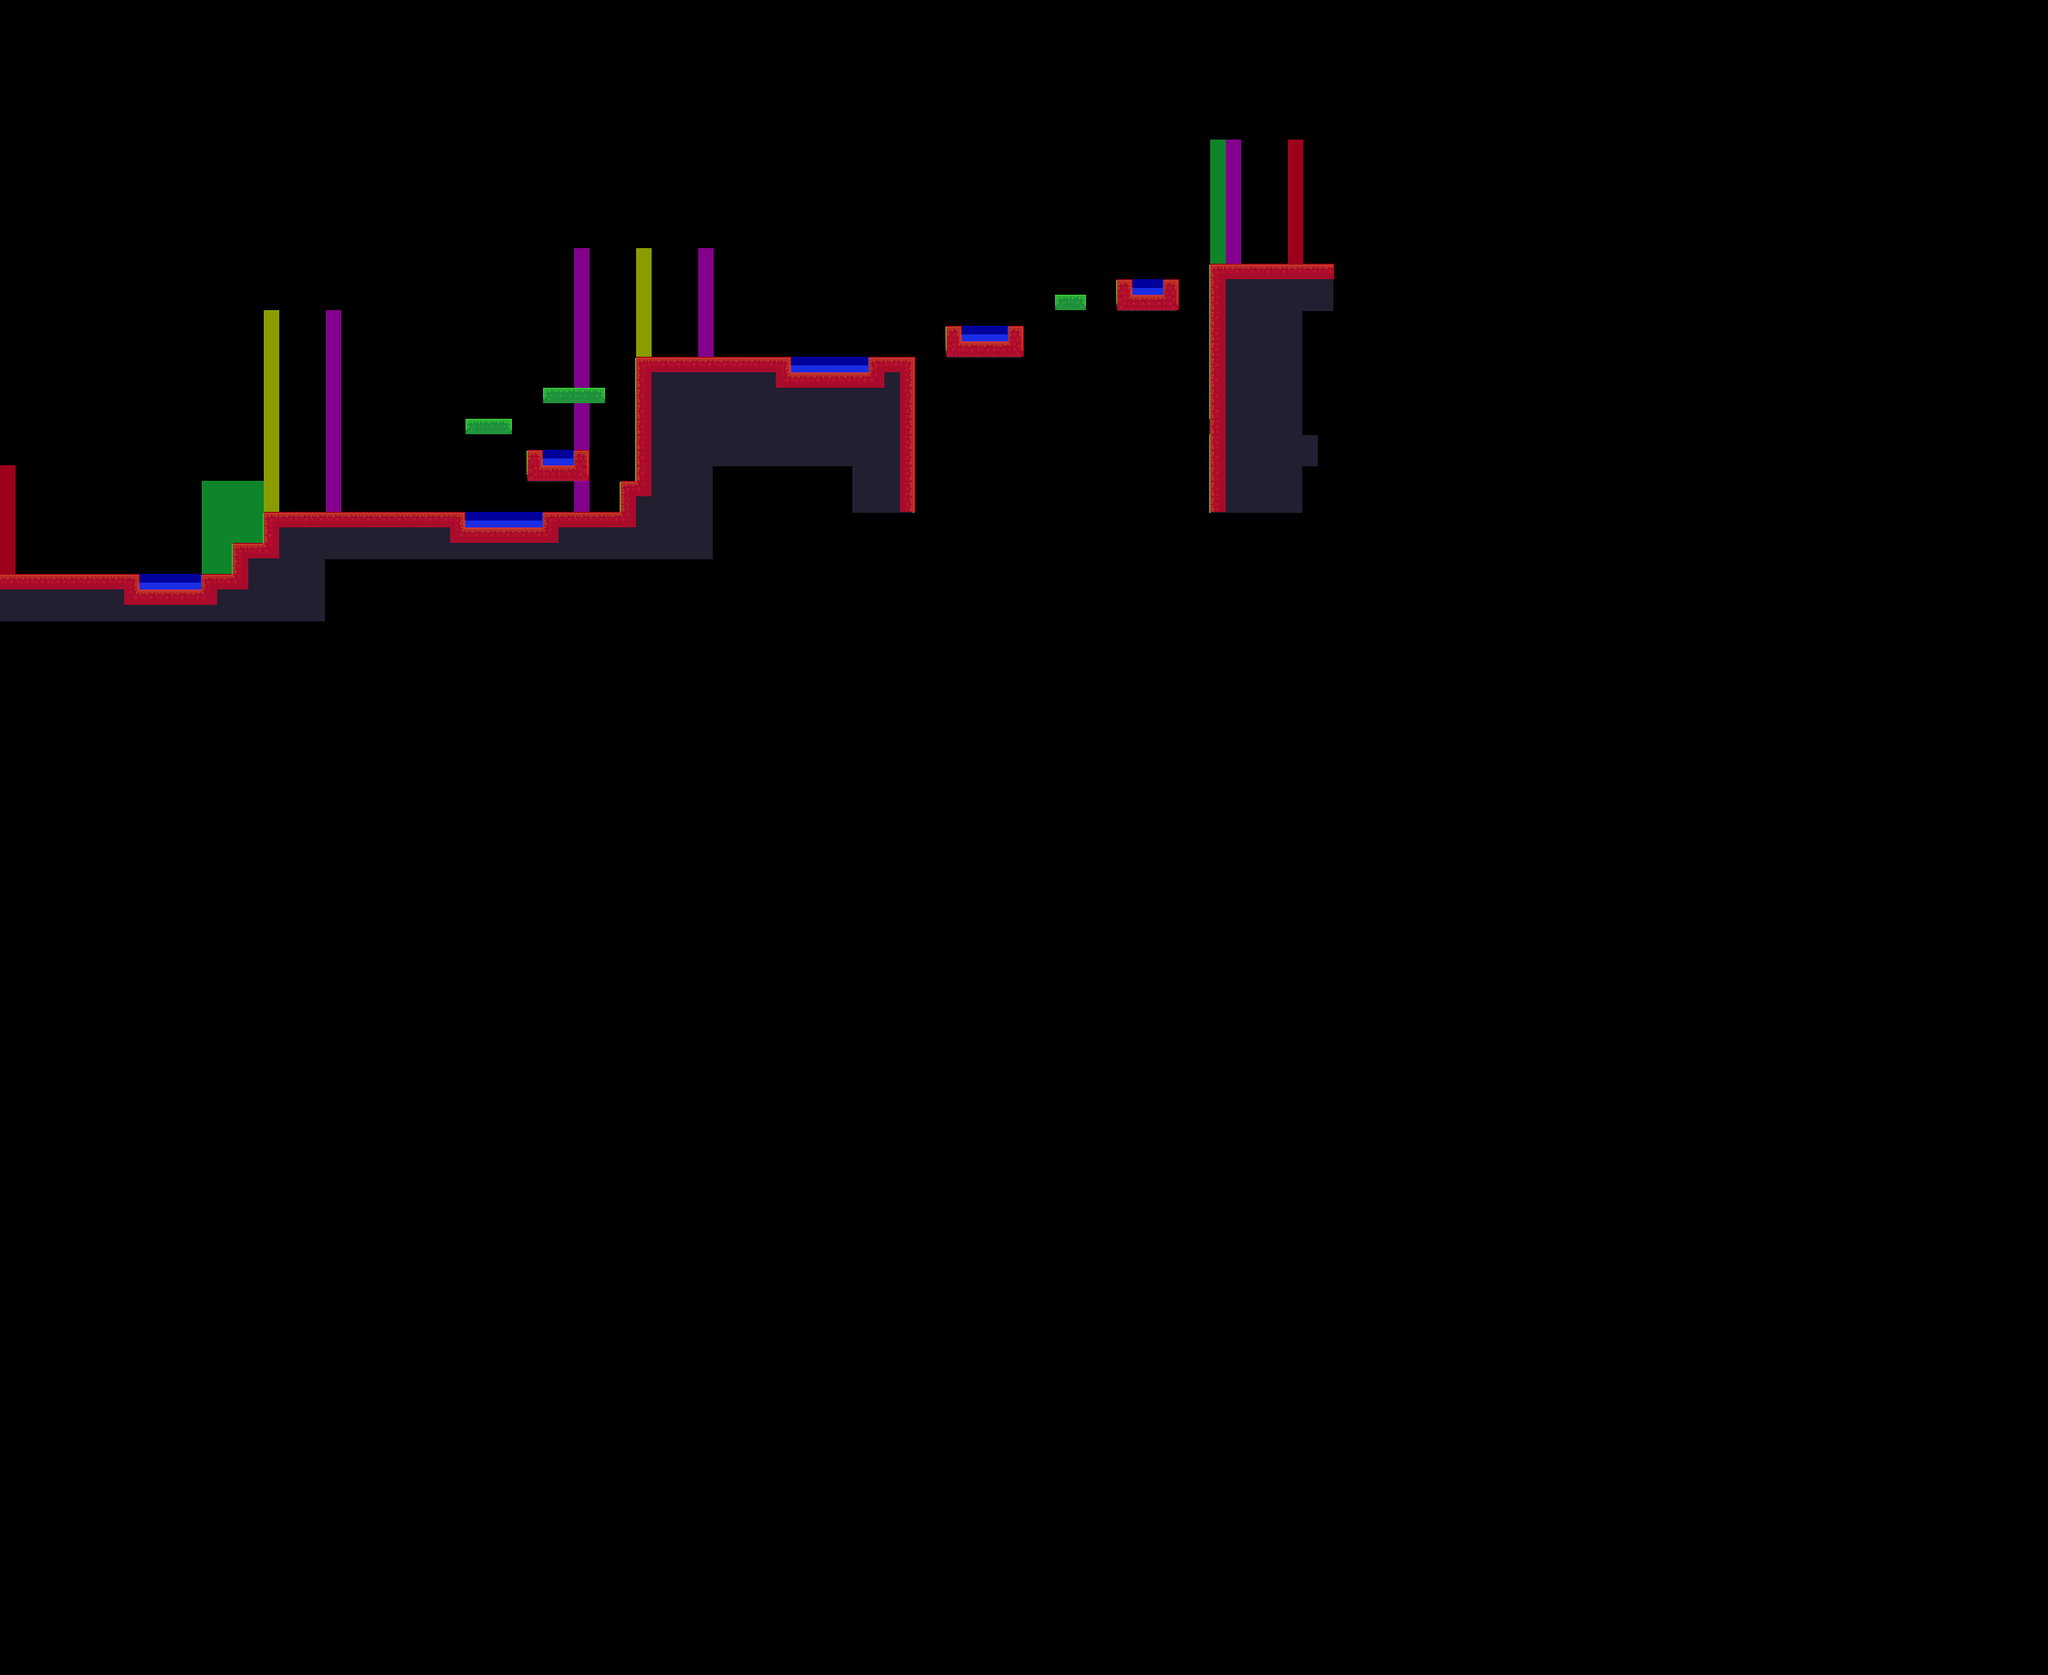

This game map was drawn from its Tiled (.tmx) file and the tilesets committed beside it. A one-line description and the trimmed map source follow:
An orthogonal 132x108 tile map with 16x16 px tiles, 3 tile layers (Mapa, Plataformas_Cambiantes, Colliders), 3 tilesets.

<map version="1.4" tiledversion="1.4.2" orientation="orthogonal" renderorder="right-down" width="132" height="108" tilewidth="16" tileheight="16" infinite="0" nextlayerid="4" nextobjectid="1">
 <tileset firstgid="1" name="tileset" tilewidth="16" tileheight="16" tilecount="72" columns="12">
  <image source="tileset.png" width="192" height="96" />
 </tileset>
 <tileset firstgid="73" name="water" tilewidth="16" tileheight="16" tilecount="150" columns="15">
  <image source="fg_0.png" width="240" height="160" />
 </tileset>
 <tileset firstgid="223" name="mesh" tilewidth="16" tileheight="16" tilecount="72" columns="12">
  <image source="collisions.png" width="192" height="96" />
 </tileset>
 <layer id="1" name="Mapa" width="132" height="108" offsetx="-225" offsety="273.833">
  <data>[14256 cells, 443 non-empty, 15 distinct tile ids]</data>
 </layer>
 <layer id="3" name="Plataformas_Cambiantes" width="132" height="108">
  <data>[14256 cells, 9 non-empty, 3 distinct tile ids]</data>
 </layer>
 <layer id="2" name="Colliders" width="132" height="108">
  <properties>
   <property name="Draw" type="bool" value="false" />
   <property name="Navigation" type="bool" value="true" />
  </properties>
  <data>[14256 cells, 284 non-empty, 6 distinct tile ids]</data>
 </layer>
</map>
